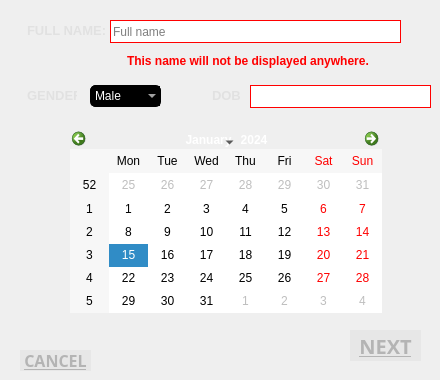
        <widget class="QWidget" name="userpasspage">
         <widget class="QPushButton" name="NextButton">
          <property name="geometry">
           <rect>
            <x>350</x>
            <y>330</y>
            <width>71</width>
            <height>31</height>
           </rect>
          </property>
          <property name="font">
           <font>
            <family>Bahnschrift SemiBold</family>
            <pointsize>15</pointsize>
            <weight>75</weight>
            <bold>true</bold>
            <underline>true</underline>
           </font>
          </property>
          <property name="cursor">
           <cursorShape>PointingHandCursor</cursorShape>
          </property>
          <property name="styleSheet">
           <string notr="true">color: rgb(180, 180, 180);
background-color: rgba(35, 31, 32, 10);
border: none;</string>
          </property>
          <property name="text">
           <string>NEXT</string>
          </property>
         </widget>
         <widget class="QLabel" name="useless_9">
          <property name="geometry">
           <rect>
            <x>20</x>
            <y>15</y>
            <width>91</width>
            <height>31</height>
           </rect>
          </property>
          <property name="font">
           <font>
            <pointsize>10</pointsize>
            <weight>75</weight>
            <bold>true</bold>
           </font>
          </property>
          <property name="styleSheet">
           <string notr="true">color: rgb(225, 225, 225);
border: 2px solid white;
border-style: outset;
border-radius: 15px;
padding: 4px;
border: none;</string>
          </property>
          <property name="text">
           <string>FULL NAME:</string>
          </property>
          <property name="alignment">
           <set>Qt::AlignLeading|Qt::AlignLeft|Qt::AlignVCenter</set>
          </property>
         </widget>
         <widget class="QLabel" name="useless_10">
          <property name="geometry">
           <rect>
            <x>120</x>
            <y>45</y>
            <width>271</width>
            <height>31</height>
           </rect>
          </property>
          <property name="font">
           <font>
            <pointsize>9</pointsize>
            <weight>75</weight>
            <bold>true</bold>
           </font>
          </property>
          <property name="styleSheet">
           <string notr="true">color: rgb(225, 225, 225);
border: 2px solid white;
border-style: outset;
border-radius: 15px;
padding: 4px;
border: none;
color: rgb(255, 0, 0);</string>
          </property>
          <property name="text">
           <string>This name will not be displayed anywhere.</string>
          </property>
          <property name="alignment">
           <set>Qt::AlignLeading|Qt::AlignLeft|Qt::AlignVCenter</set>
          </property>
          <property name="wordWrap">
           <bool>true</bool>
          </property>
         </widget>
         <widget class="QLineEdit" name="RegName">
          <property name="enabled">
           <bool>true</bool>
          </property>
          <property name="geometry">
           <rect>
            <x>110</x>
            <y>20</y>
            <width>291</width>
            <height>23</height>
           </rect>
          </property>
          <property name="styleSheet">
           <string notr="true">background-color: rgb(255, 255, 255);
border: 1px solid red;
border-top-left-radius : 0px;
border-top-right-radius : 0px; </string>
          </property>
          <property name="placeholderText">
           <string>Full name</string>
          </property>
         </widget>
         <widget class="QLabel" name="useless_13">
          <property name="geometry">
           <rect>
            <x>20</x>
            <y>80</y>
            <width>61</width>
            <height>31</height>
           </rect>
          </property>
          <property name="font">
           <font>
            <pointsize>10</pointsize>
            <weight>75</weight>
            <bold>true</bold>
           </font>
          </property>
          <property name="styleSheet">
           <string notr="true">color: rgb(225, 225, 225);
border: 2px solid white;
border-style: outset;
border-radius: 15px;
padding: 4px;
border: none;</string>
          </property>
          <property name="text">
           <string>GENDER:</string>
          </property>
          <property name="alignment">
           <set>Qt::AlignLeading|Qt::AlignLeft|Qt::AlignVCenter</set>
          </property>
         </widget>
         <widget class="QComboBox" name="Gender">
          <property name="geometry">
           <rect>
            <x>90</x>
            <y>85</y>
            <width>71</width>
            <height>22</height>
           </rect>
          </property>
          <property name="styleSheet">
           <string notr="true">border: 1px solid black;
color: rgb(255, 255, 255);
background-color: rgb(0, 0, 0);
border-top-left-radius : 5px;
border-top-right-radius : 5px; 
border-bottom-left-radius : 5px; 
border-bottom-right-radius : 5px;</string>
          </property>
          <property name="currentText">
           <string>Male</string>
          </property>
          <item>
           <property name="text">
            <string>Male</string>
           </property>
          </item>
          <item>
           <property name="text">
            <string>Female</string>
           </property>
          </item>
          <item>
           <property name="text">
            <string>Other</string>
           </property>
          </item>
         </widget>
         <widget class="QCalendarWidget" name="calendarWidget">
          <property name="geometry">
           <rect>
            <x>70</x>
            <y>130</y>
            <width>312</width>
            <height>183</height>
           </rect>
          </property>
          <property name="styleSheet">
           <string notr="true">border: none;
border-top-left-radius : 0px;
border-top-right-radius : 0px; </string>
          </property>
         </widget>
         <widget class="QLabel" name="useless_14">
          <property name="geometry">
           <rect>
            <x>205</x>
            <y>80</y>
            <width>41</width>
            <height>31</height>
           </rect>
          </property>
          <property name="font">
           <font>
            <pointsize>10</pointsize>
            <weight>75</weight>
            <bold>true</bold>
           </font>
          </property>
          <property name="styleSheet">
           <string notr="true">color: rgb(225, 225, 225);
border: 2px solid white;
border-style: outset;
border-radius: 15px;
padding: 4px;
border: none;</string>
          </property>
          <property name="text">
           <string>DOB:</string>
          </property>
          <property name="alignment">
           <set>Qt::AlignLeading|Qt::AlignLeft|Qt::AlignVCenter</set>
          </property>
         </widget>
         <widget class="QLabel" name="DOB">
          <property name="geometry">
           <rect>
            <x>250</x>
            <y>85</y>
            <width>181</width>
            <height>23</height>
           </rect>
          </property>
          <property name="cursor">
           <cursorShape>ArrowCursor</cursorShape>
          </property>
          <property name="styleSheet">
           <string notr="true">background-color: rgb(255, 255, 255);
border: 1px solid red;
border-top-left-radius : 0px;
border-top-right-radius : 0px; </string>
          </property>
          <property name="text">
           <string/>
          </property>
          <property name="textInteractionFlags">
           <set>Qt::NoTextInteraction</set>
          </property>
         </widget>
         <widget class="QPushButton" name="SignUpCancel">
          <property name="geometry">
           <rect>
            <x>20</x>
            <y>350</y>
            <width>71</width>
            <height>21</height>
           </rect>
          </property>
          <property name="font">
           <font>
            <family>Bahnschrift SemiBold</family>
            <pointsize>12</pointsize>
            <weight>75</weight>
            <bold>true</bold>
            <underline>true</underline>
           </font>
          </property>
          <property name="cursor">
           <cursorShape>PointingHandCursor</cursorShape>
          </property>
          <property name="styleSheet">
           <string notr="true">color: rgb(180, 180, 180);
background-color: rgba(35, 31, 32, 10);
border: none;</string>
          </property>
          <property name="text">
           <string>CANCEL</string>
          </property>
         </widget>
        </widget>
